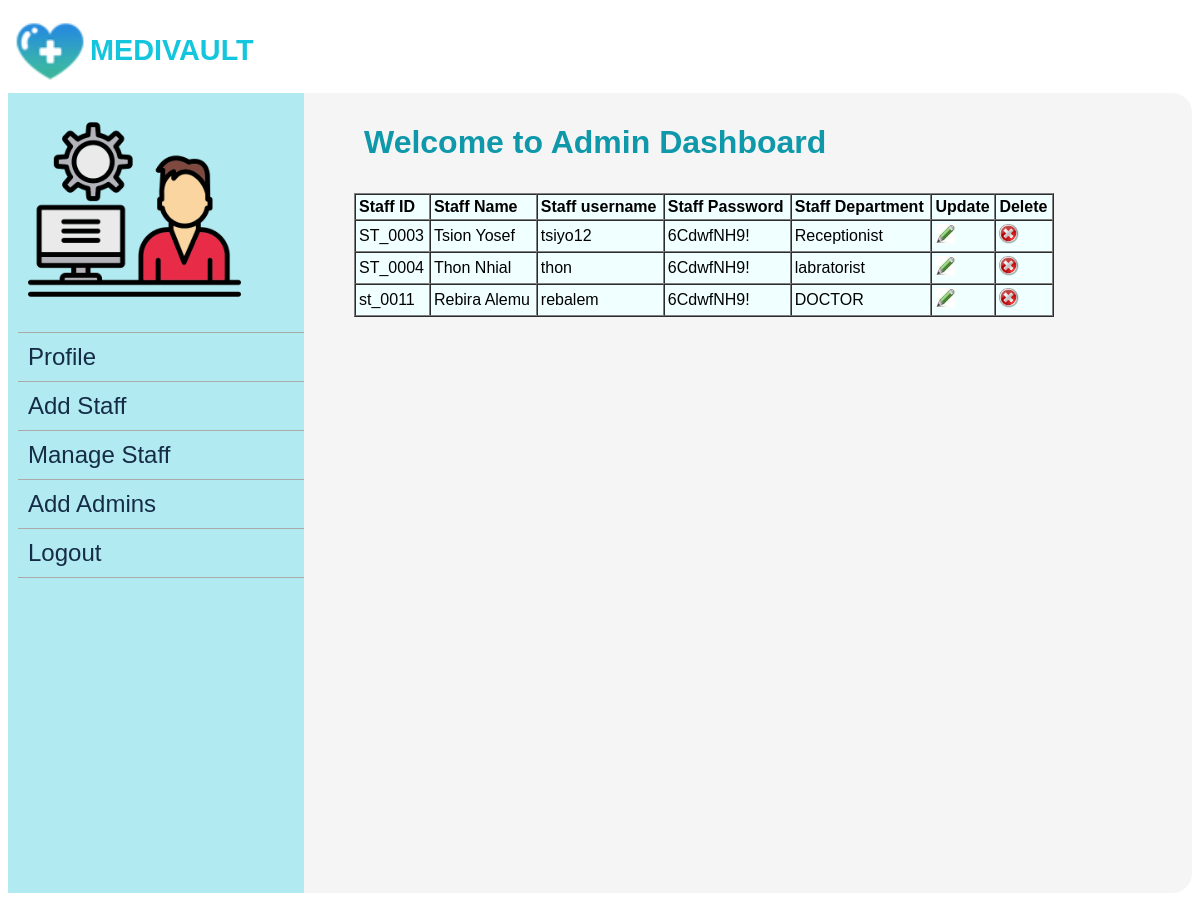
The page /Admin/staff_list.php (signed in) on the database its author committed.
### tables this page shows
CREATE TABLE `staff` (
  `id` varchar(20) NOT NULL,
  `name` varchar(25) NOT NULL,
  `username` varchar(30) NOT NULL,
  `password` varchar(20) NOT NULL,
  `department` varchar(25) NOT NULL
);

### Admin/staff_list.php (the view)
<?php
include("header.php");
?>
<div class="data-container">
    <table border="1" width="700" bgcolor="azure" cellspacing="0" cellpadding="3" align="center">
        <tr>
            <td><b>Staff ID</b></td>
            <td><b>Staff Name</b></td>
            <td><b>Staff username</b></td>
            <td><b>Staff Password</b></td>
            <td><b>Staff Department</b></td>
            <td><b>Update</b></td>
            <td><b>Delete </b></td>
        </tr>
        <?php
        $sql = "SELECT *from staff";
        $result = mysqli_query($con, $sql);
        while ($data = mysqli_fetch_array($result)) {
            echo "<tr>
            <td>" . $data['id'] . "</td>
            <td>" . $data['name'] . "</td>
            <td>" . $data['username'] . "</td>
            <td>" . $data['password'] . "</td>
            <td>".$data['department']."</td>
            <td><a href='update.php?id=" . $data['id'] . "'><img src='images/edit.jpg' width='20'></a></td>
            <td><a href='delete_staff.php?id=" . $data['id'] . "'><img src='images/remove.png'width='20'></a></td>
    </tr>";
        }
        ?>
    </table>
</div>
<?php
include("footer.php");
?>

### Admin/dashboard.css (style rules this page uses)
* { font-family: 'poppons', sans-serif; box-sizing: border-box; }

### rows shown on the page
staff: id "ST_0003", name "Tsion Yosef", username "tsiyo12", password "6CdwfNH9!", department "Receptionist"
staff: id "ST_0004", name "Thon Nhial", username "thon", password "6CdwfNH9!", department "labratorist"
staff: id "st_0011", name "Rebira Alemu", username "rebalem", password "6CdwfNH9!", department "DOCTOR"
